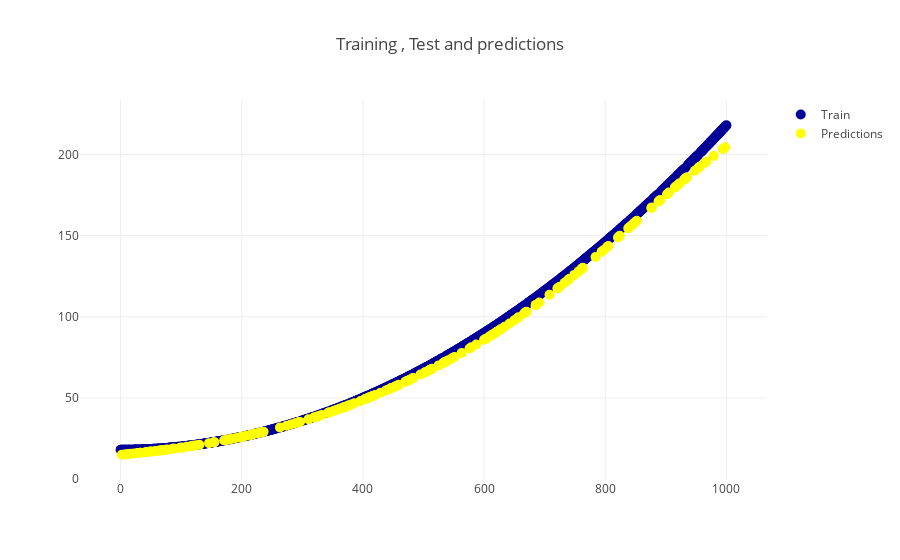

This figure's notebook cell:
### Code cell
plotData(train, test, predictions)

### Figure 1 — Plotly figure (JSON) as saved in the notebook; plotly's stock layout.template omitted (floating-point values rounded to 4 significant figures; data arrays with more than 128 entries replaced by an {"elided": "..."} marker saying what was removed)
{"data": [{"marker": {"color": "rgb(0,0,152)", "size": 10}, "mode": "markers", "name": "Train", "type": "scatter", "uid": "8a3be087-e904-459b-8e41-8c12d4fae821", "x": {"elided": "800 int values"}, "y": {"elided": "800 float values"}}, {"marker": {"color": "rgb(256,256,0)", "size": 10}, "mode": "markers", "name": "Predictions", "type": "scatter", "uid": "d3421f85-e28c-4441-9aa1-8d3c791f3edd", "x": {"elided": "201 int values"}, "y": {"elided": "201 float values"}}], "layout": {"title": {"text": "Training , Test and predictions"}, "xaxis": {"zeroline": false}, "yaxis": {"zeroline": false}}}
